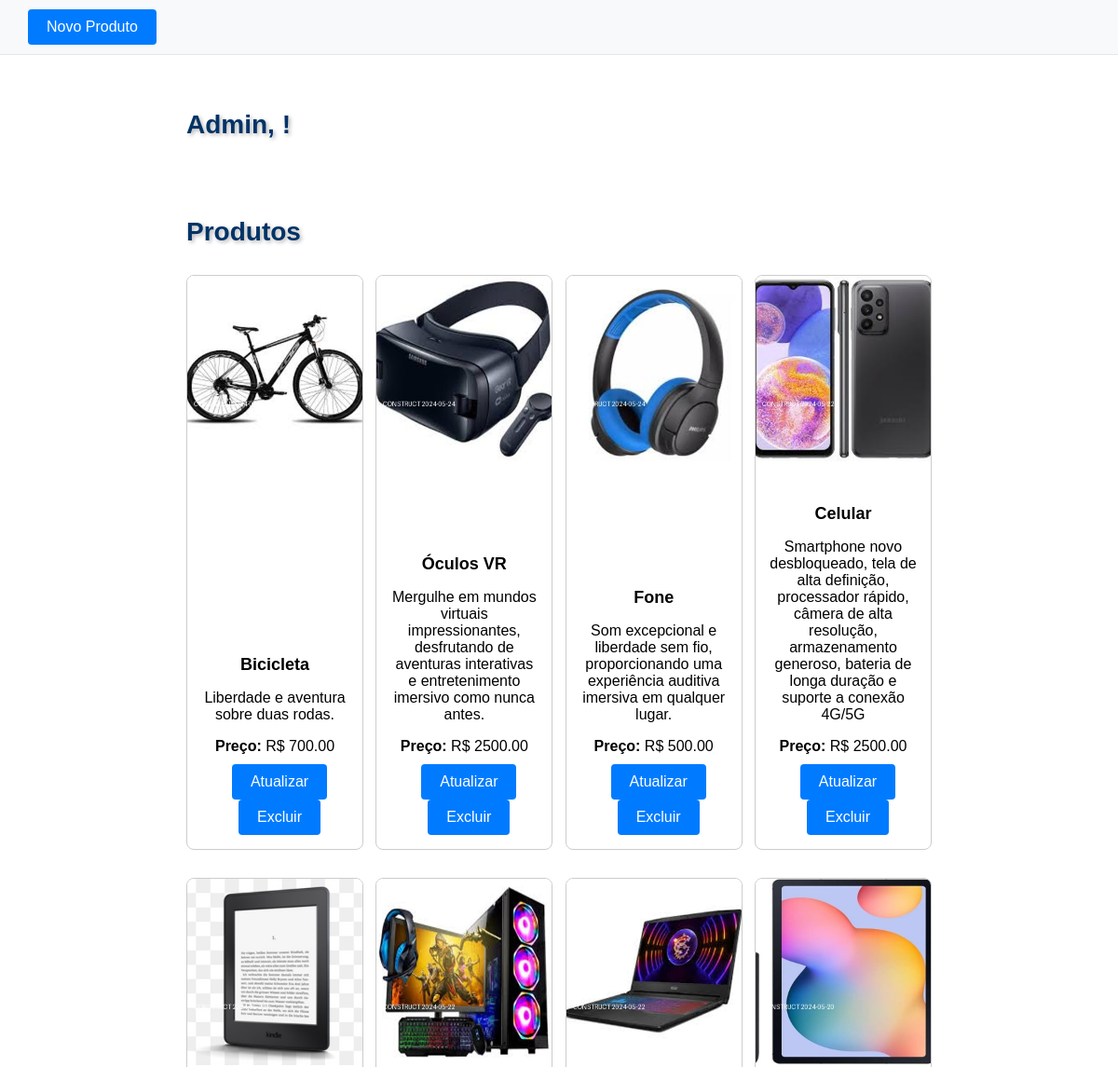
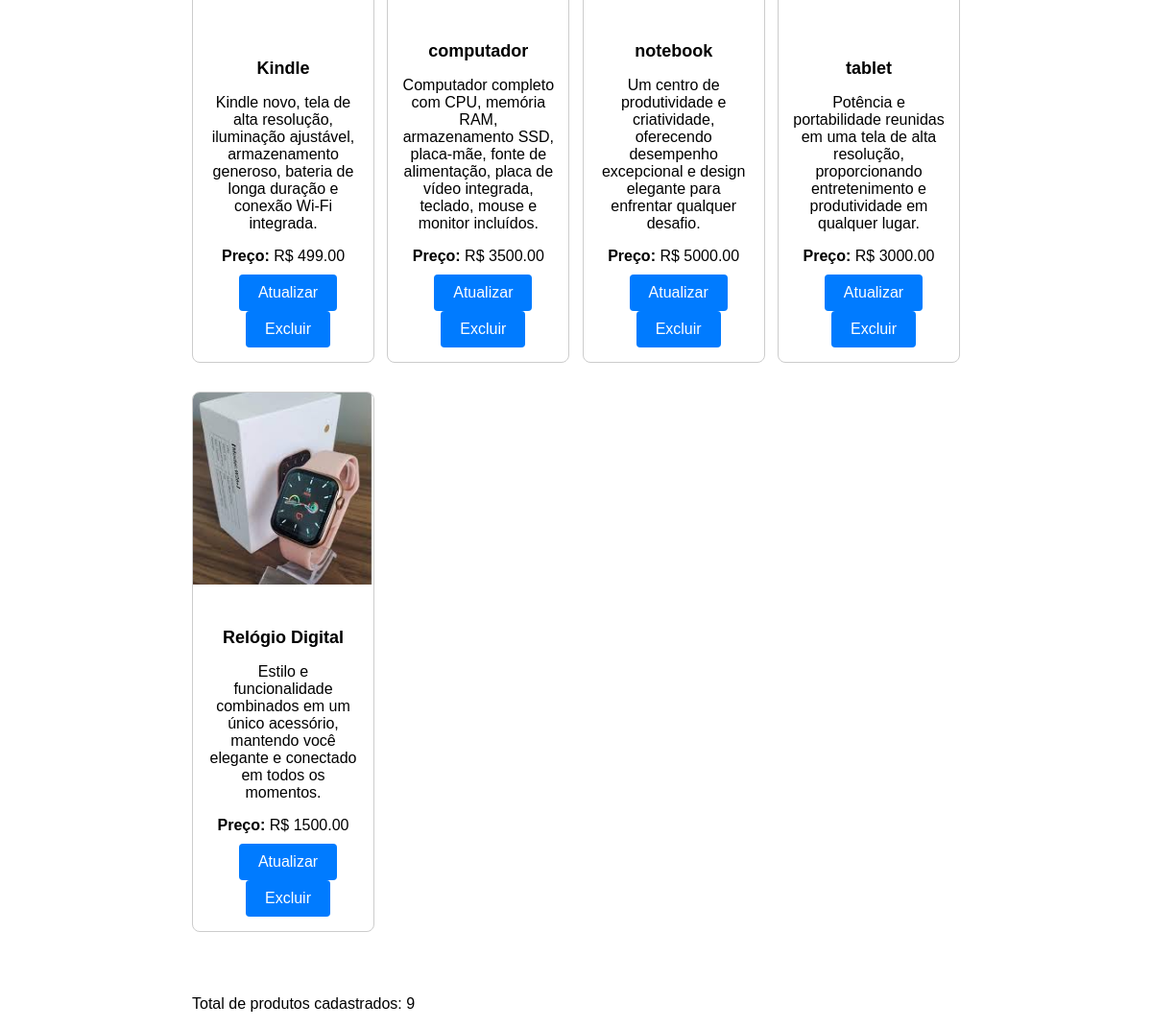
The page /tela_produtos/ on the database its author committed (2 pictures, top to bottom).
### LoginDjango/models.py (models this page shows, shortened)
class Produto(models.Model):
    nome_produto = models.CharField(max_length=255)
    preco_produto = models.DecimalField(max_digits=10, decimal_places=2)
    descricao_produto = models.TextField()

class Imagem(models.Model):
    imagem = models.ImageField(upload_to="imagem_produto")
    produto = models.ForeignKey(Produto, on_delete=models.CASCADE)

### LoginDjango/views.py (the view)
# urls.py: path('tela_produtos/', views.tela_produtos, name='tela_produtos'),
def tela_produtos(request):
    produtos = Produto.objects.all().order_by('-id')
    return render(request, 'Login_Sucesso.html', {'produtos': produtos})

### LoginDjango/templates/Login_Sucesso.html (shortened to what this page needs)
{% extends 'base.html' %}
{% block conteudo %}
    <div class="container product-container">
        <h1>Admin, {{ nome_usuario }}!</h1>
    </div>
    <div class="container product-container">
        <h2 class="text-center">Produtos</h2>
        <div class="card-group">
            {% for produto in produtos  %}
            <div class="card" id="produto{{ forloop.counter }}">
                    <img src="{{ produto.imagem_set.first.imagem.url }}" class="card-img-top" alt="{{ produto.nome_produto }}">
                    <div class="card-body">
                        <h5 class="card-title">{{ produto.nome_produto }}</h5>
                        <p class="card-text">{{ produto.descricao_produto }}</p>
                        <p class="card-text"><strong>Preço:</strong> R$ {{ produto.preco_produto }}</p>
                        <a href="{% url 'atualizar_produto' produto.id %}" class="btn btn-secondary">Atualizar</a>
                        <a href="{% url 'excluir_produto' produto.id %}" class="btn btn-secondary">Excluir</a>
                    </div>
                </div>
            {% endfor %}
        </div>
    </div>
    <div class="container product-container">
        <p class="text-center">Total de produtos cadastrados: {{ produtos|length }}</p>
    </div>
{% endblock %}

### staticFiles/estilo.css (style rules this page uses)
body { margin: 0; font-family: Arial, sans-serif; }
.btn { display: inline-block; padding: 8px 16px; font-size: 16px; text-align: center; cursor: pointer; text-decoration: none; color: #fff; background-color: #90ee90; border: none; border-radius: 4px; margin-left: 10px; }
.container { width: 100%; max-width: 800px; margin: auto; padding-top: 40px; padding-left: 20px; padding-right: 20px; }
h2 { font-size: 28px; margin-bottom: 20px; color: #003366; text-shadow: 2px 2px 4px rgba(0, 0, 0, 0.3); }
.btn { display: inline-block; padding: 10px 20px; font-size: 16px; text-align: center; cursor: pointer; text-decoration: none; color: #fff; background-color: #007bff; border: none; border-radius: 4px; }
h1 { font-size: 28px; margin-bottom: 20px; color: #003366; text-shadow: 2px 2px 4px rgba(0, 0, 0, 0.3); }
.card-group { display: flex; flex-wrap: wrap; justify-content: space-between; gap: 10px; }
.card { margin: 10px 0; width: calc(25% - 10px); box-sizing: border-box; border: 1px solid #ccc; border-radius: 8px; overflow: hidden; display: flex; flex-direction: column; justify-content: space-between; }
.card-img-top { width: 100%; height: 200px; object-fit: cover; }
.card-body { text-align: center; padding: 15px; }
.card-title { font-size: 18px; margin-bottom: 10px; font-weight: bold; }
.card-text { font-size: 16px; margin-bottom: 10px; }

### rows shown on the page
Produto: imagem_set.first.imagem (picture), nome_produto "Bicicleta", descricao_produto "Liberdade e aventura sobre duas rodas.", preco_produto "700.00"
Produto: imagem_set.first.imagem (picture), nome_produto "Óculos VR", descricao_produto "Mergulhe em mundos virtuais impressionantes, desfrutando de aventuras interativas e entretenimento imersivo como nunca antes.", preco_produto "2500.00"
Produto: imagem_set.first.imagem (picture), nome_produto "Fone", descricao_produto "Som excepcional e liberdade sem fio, proporcionando uma experiência auditiva imersiva em qualquer lugar.", preco_produto "500.00"
Produto: imagem_set.first.imagem (picture), nome_produto "Celular", descricao_produto "Smartphone novo desbloqueado, tela de alta definição, processador rápido, câmera de alta resolução, armazenamento generoso, bateria de longa duração e suporte a conexão 4G/5G", preco_produto "2500.00"
Produto: imagem_set.first.imagem (picture), nome_produto "Kindle", descricao_produto "Kindle novo, tela de alta resolução, iluminação ajustável, armazenamento generoso, bateria de longa duração e conexão Wi-Fi integrada.", preco_produto "499.00"
Produto: imagem_set.first.imagem (picture), nome_produto "computador", descricao_produto "Computador completo com CPU, memória RAM, armazenamento SSD, placa-mãe, fonte de alimentação, placa de vídeo integrada, teclado, mouse e monitor incluídos.", preco_produto "3500.00"
Produto: imagem_set.first.imagem (picture), nome_produto "notebook", descricao_produto "Um centro de produtividade e criatividade, oferecendo desempenho excepcional e design elegante para enfrentar qualquer desafio.", preco_produto "5000.00"
Produto: imagem_set.first.imagem (picture), nome_produto "tablet", descricao_produto "Potência e portabilidade reunidas em uma tela de alta resolução, proporcionando entretenimento e produtividade em qualquer lugar.", preco_produto "3000.00"
Produto: imagem_set.first.imagem (picture), nome_produto "Relógio Digital", descricao_produto "Estilo e funcionalidade combinados em um único acessório, mantendo você elegante e conectado em todos os momentos.", preco_produto "1500.00"

### other values the page prints
{{ produtos|length }} "9"
